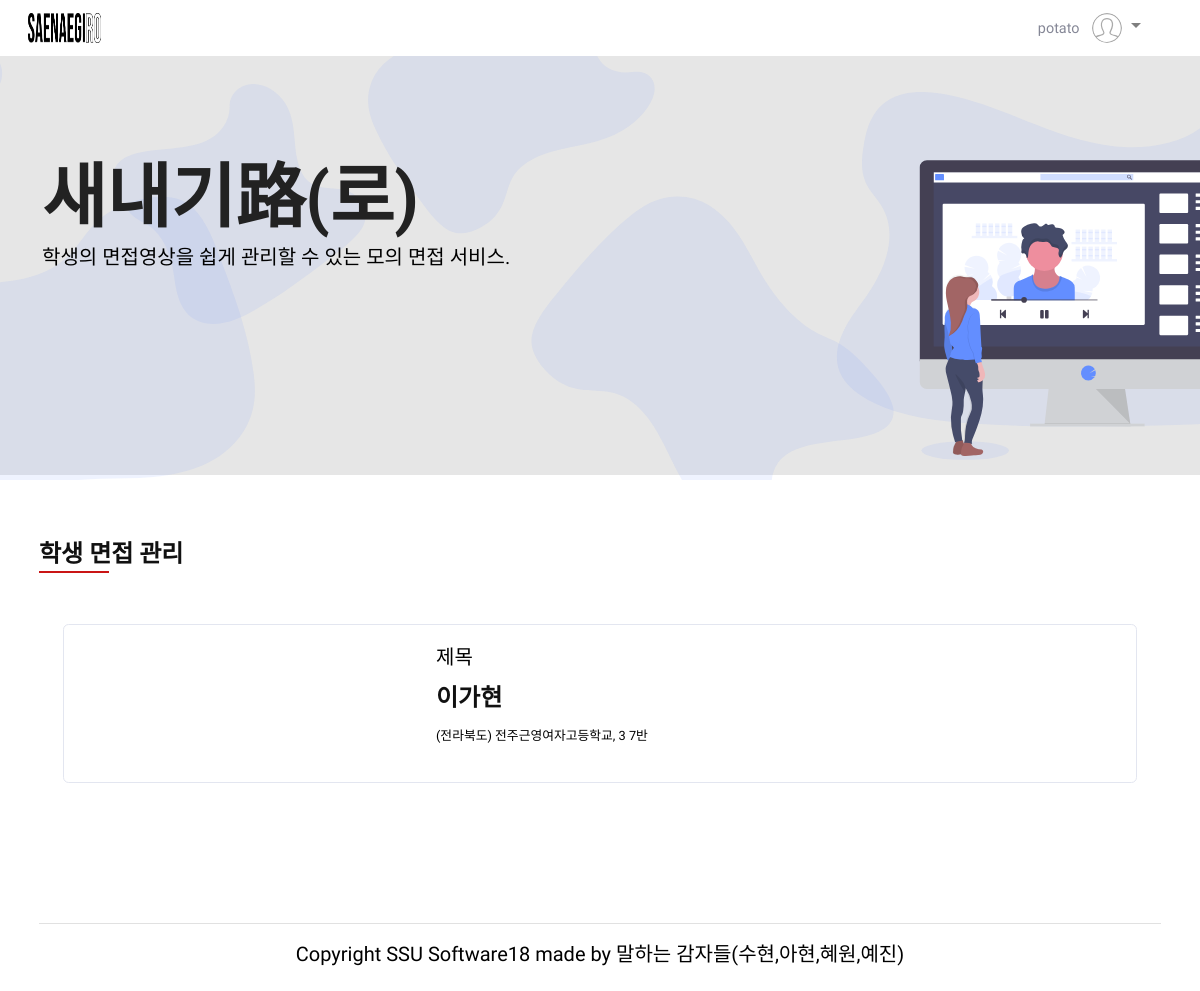
/website/teacher/ (signed in), run on an earlier commit of the app's database.
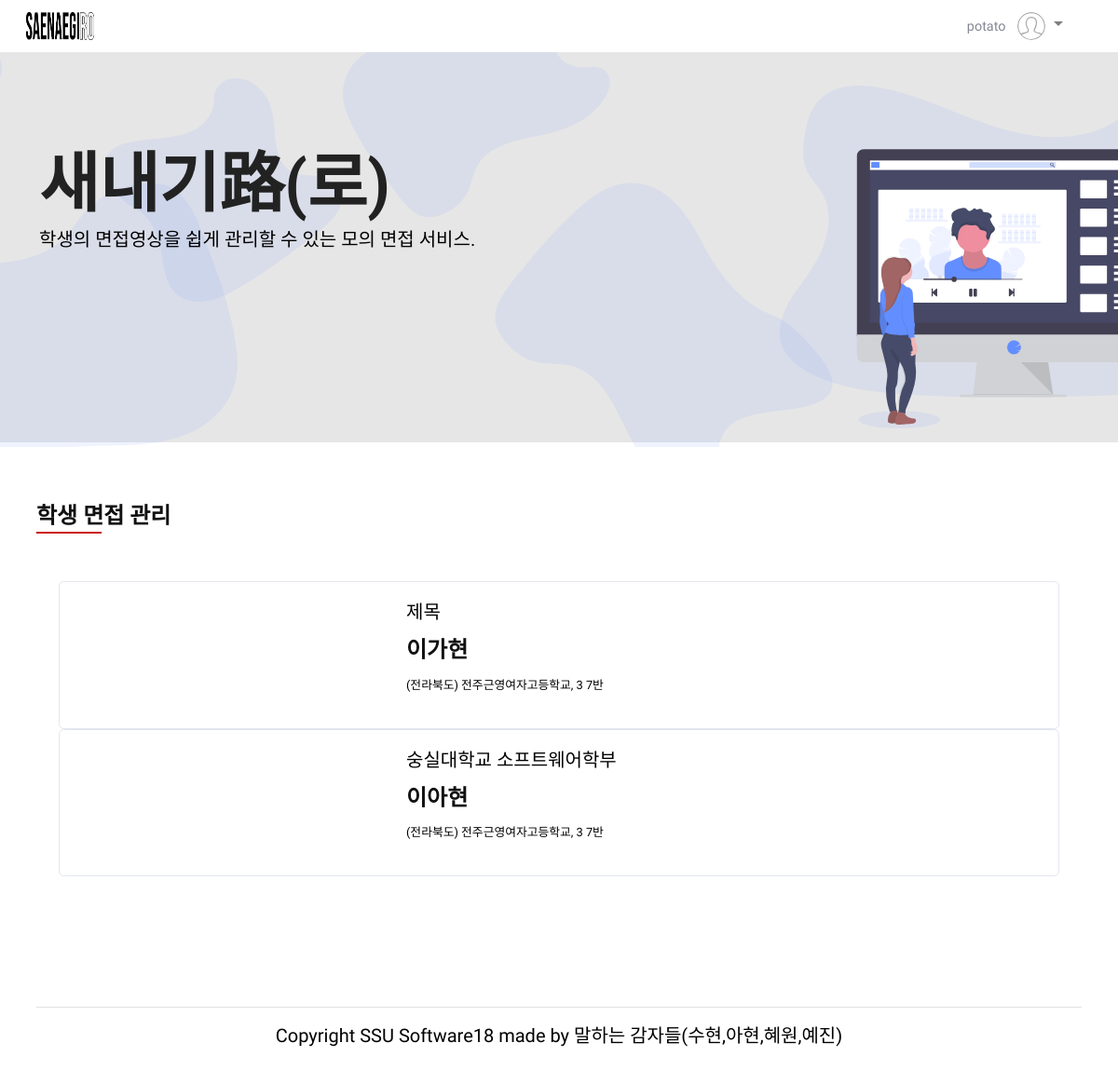
And on a later commit of the database.
### website/models.py (models this page shows, shortened)
class Report(models.Model):  # 수정필요
    id = models.AutoField(
        primary_key=True,
        unique=True,
        editable=False,
        verbose_name='pk'
    )
    title = models.CharField(max_length=100, default='제목', verbose_name='제목')
    question1 = models.CharField(max_length=50000, blank=True, null=True, verbose_name='질문1')
    question2 = models.CharField(max_length=50000, blank=True, null=True, verbose_name='질문2')
    question3 = models.CharField(max_length=50000, blank=True, null=True, verbose_name='질문3')
    video1 = models.FileField(blank=True, null=True, upload_to="videos",verbose_name='영상1')
    video2 = models.FileField(blank=True, null=True, upload_to="videos",verbose_name='영상2')
    video3 = models.FileField(blank=True, null=True, upload_to="videos",verbose_name='영상3')
    audio1 = models.FileField(blank=True, null=True, upload_to="videos",verbose_name='음성1')
    audio2 = models.FileField(blank=True, null=True, upload_to="videos",verbose_name='음성2')
    audio3 = models.FileField(blank=True, null=True, upload_to="videos",verbose_name='음성3')
    script1 = models.CharField(max_length=50000, blank=True, null=True, verbose_name='스크립트1')
    script2 = models.CharField(max_length=50000, blank=True, null=True, verbose_name='스크립트2')
    script3 = models.CharField(max_length=50000, blank=True, null=True, verbose_name='스크립트3')
    adverb1 = jsonfield.JSONField()
    adverb2 = jsonfield.JSONField()
    adverb3 = jsonfield.JSONField()
    repetition1 = jsonfield.JSONField()
    repetition2 = jsonfield.JSONField()
    repetition3 = jsonfield.JSONField()
    speed1 = models.FloatField(blank=True, null=True, verbose_name='말하기 속도1')
    speed2 = models.FloatField(blank=True, null=True, verbose_name='말하기 속도2')
    speed3 = models.FloatField(blank=True, null=True, verbose_name='말하기 속도3')
    sCorrect1 = models.CharField(max_length=10000, blank=True, null=True,  verbose_name='말하기 속도1')
    sCorrect2 = models.CharField(max_length=10000, blank=True, null=True,  verbose_name='말하기 속도2')
    sCorrect3 = models.CharField(max_length=10000, blank=True, null=True,  verbose_name='말하기 속도3')
    comment1 = models.CharField(max_length=10000, blank=True, null=True, verbose_name='댓글1')
    comment2 = models.CharField(max_length=10000, blank=True, null=True, verbose_name='댓글2')
    comment3 = models.CharField(max_length=10000, blank=True, null=True, verbose_name='댓글3')
    pub_date = models.DateField(auto_now_add=True, verbose_name='날짜')
    student = models.ForeignKey(User, on_delete=models.CASCADE)
    teacher = models.ForeignKey(Teacher,null=True, blank=True, on_delete=models.CASCADE)
    share = models.BooleanField(default=False, verbose_name='공유')

class User(AbstractBaseUser, PermissionsMixin):
    userID = models.CharField(primary_key=True, unique=True, max_length=10, verbose_name='아이디')  # 아이디
    username = models.CharField(max_length=10, null=True, blank=True, verbose_name='유저이름')
    password = models.CharField(max_length=100, verbose_name='비밀번호')
    phone = models.CharField(max_length=11, blank=True, null=True, verbose_name='연락처')
    school = models.CharField(max_length=20, null=True, blank=True, verbose_name='학교')
    grade = models.IntegerField(null=True, blank=True, verbose_name='학년')
    sClass = models.IntegerField(null=True, blank=True, verbose_name='반')
    teacher = models.ForeignKey(Teacher, null=True, blank=True, on_delete=models.CASCADE)
    is_activate = models.BooleanField(default=True)
    USERNAME_FIELD = 'userID'
    objects = UserManager()

### website/views.py (the view)
# urls.py: path('teacher/', views.teacherHome, name='teacherHome'),
def teacherHome(request):
    try:
        teacher = get_object_or_404(Teacher, userID=request.session['user'])
        report = Report.objects.filter(teacher=teacher, share=True)
        return render(request, 'teahome.html', {'report':report, 'teacher':teacher})
    except:
        return render(request, 'teahome.html')

### website/templates/teahome.html (shortened to what this page needs)
{% extends 'tea_template.html' %}
{% load static %}
{% block content %}
<div class="container-fluid set-bg" data-setbg="{% static 'img/teabackground.svg' %}">
    <div id="stuwrapper" class="row">
        <div class="col-lg-6 p-0">
            <div class="categories__item">
                <div class="categories__text">
                    <h1 id="introh1">새내기路(로)</h1>
                    <p id="introp">학생의 면접영상을 쉽게 관리할 수 있는 모의 면접 서비스.</p>
                </div>
            </div>
        </div>
    </div>
</div>
<section class="product spad">
    <div class="container">
        <div class="row">
            <div class="col-lg-4 col-md-4">
                <div class="section-title">
                    <h4>학생 면접 관리</h4>
                </div>
            </div>
        </div>
        <div class="container">
            {% if report %}
            {% for i in report %}
            <a href="{% url 'website:teacherVideo' reportID=i.id %}">
                <div class="card">
                    <div class="card-body">
                        <div class="row">
                            <div class="col-sm-6 col-md-4">
                            </div>
                            <div class="col-sm-6 col-md-8">
                                <p>{{i.title}}</p>
                                <h4>{{i.student.username}}</h4>
                                <small>{{i.student.school}}, {{i.student.grade}} {{i.student.sClass}}반</small>
                            </div>
                        </div>
                    </div>
                </div>
            </a>
            {% endfor %}
            {% endif %}
        </div>
    </div>
</section>
{% endblock %}

What changed in the data, as far as the page shows it:
added Report: title "숭실대학교 소프트웨어학부", student.username "이아현", student.school "(전라북도) 전주근영여자고등학교", student.grade "3", student.sClass "7"
